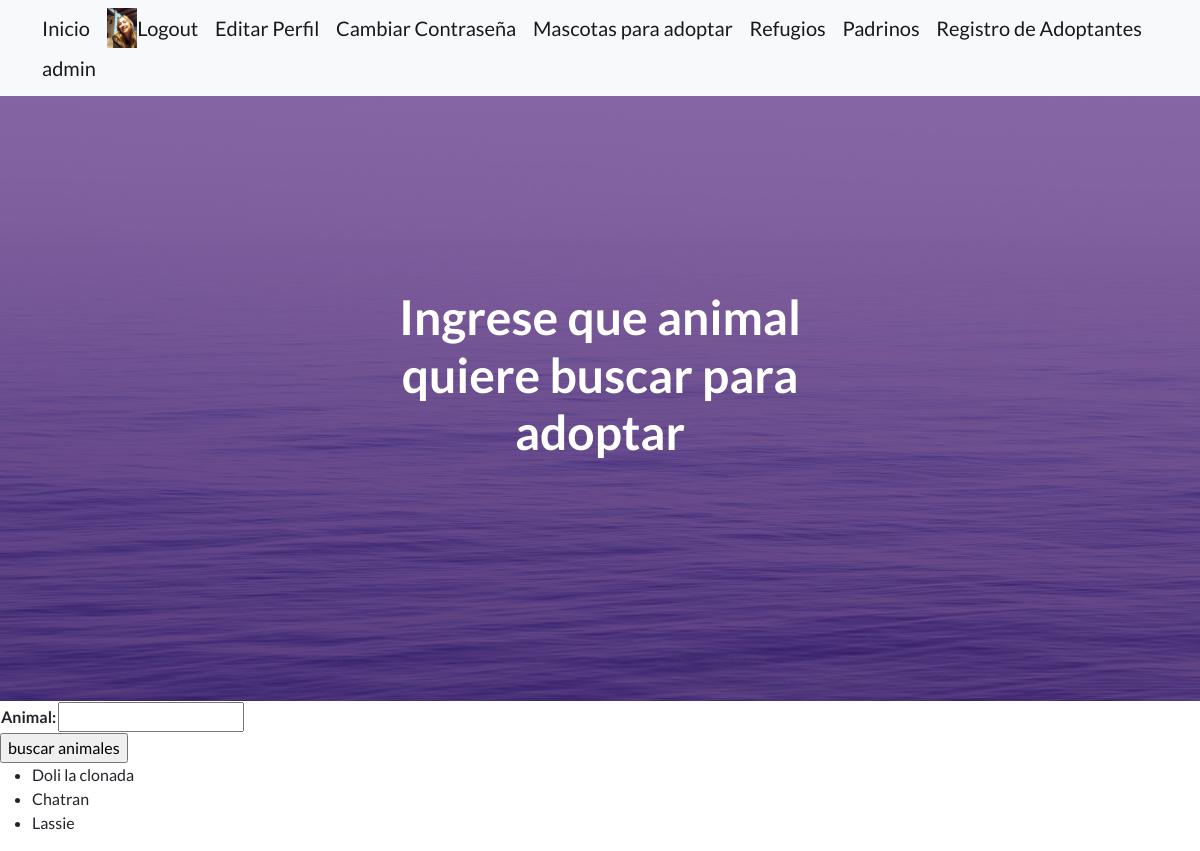
Screenshot of /busqueda/ (signed in) with the database file from the repository.
### DogsApp/models.py (models this page shows, shortened)
class Avatar(models.Model):
    user = models.OneToOneField(User,on_delete=models.CASCADE)
    imagen = models.ImageField(upload_to="avatares", null=True, blank=True)

class Adoptado(models.Model):
    animal=models.CharField(max_length=15)
    nombre= models.CharField(max_length=15)
    edad= models.CharField(max_length=2, default=0,blank=True)
    foto=models.ImageField(upload_to="fotos_adoptados", null=True, blank=True)

### DogsApp/views.py (the view)
# urls.py: path("busqueda/",busquedaview,name="busqueda adoptado"),
def busquedaview(request):
    if request.method == "GET":
        candidato=formbusqueda_adoptado(request.GET)
        if candidato.is_valid():
          animal_a_buscar = candidato.cleaned_data.get("animal")
          animales_encontrados=Adoptado.objects.filter(animal__icontains=animal_a_buscar)
    else:
        animales_encontrados=Adoptado.objects.all
    candidato = formbusqueda_adoptado()
    return render(request,"temp_app/buscar_dog.html", {"candidato":candidato,"animales_encontrados":animales_encontrados})

### DogsApp/forms.py
class formbusqueda_adoptado(forms.Form):
   animal = forms.CharField(max_length=15, required=False)

### DogsApp/templates/temp_app/buscar_dog.html (shortened to what this page needs)
{% extends "padre/padre.html" %}
{% block main %}
<form action ="">
    <table>
        {{candidato}}
    </table>
    <input type = "submit" value="buscar animales">
<form >
{% if animales_encontrados%}
<ul>
    {% for animal in animales_encontrados %}
    <li>{{animal.nombre}} </li>
    {% endfor %}
{% else %}
<p> No hay ningún animal de ese tipo disponible para adopción </p>
{% endif %}
{% endblock main %}
{% block centro %}
Ingrese que animal quiere buscar para adoptar <Base></Base>
{%endblock centro %}

### DogsApp/templates/padre/padre.html (shortened to what this page needs)
<!DOCTYPE html>
<html lang="en">
    {% load static  %}
    <head>
        <link href="https://cdn.jsdelivr.net/npm/bootstrap-icons@1.5.0/font/bootstrap-icons.css" rel="stylesheet" type="text/css" />
        <link href={% static "css/styles.css" %} rel="stylesheet" />
    </head>
    <body>
        <nav class="navbar navbar-light bg-light static-top">
            <div class="container">
                <a class="navbar-brand" href="/">Inicio</a>
                {% if request.user.is_authenticated %}
                {% if request.user.avatar.imagen %}
                <img src="{{request.user.avatar.imagen.url}}" alt ="" height="40px">
                {% endif %}
                <a class="navbar-brand" href='/logout/'>Logout</a>
                <a class="navbar-brand" href={% url "editar perfil"%}{{request.user.name}}>Editar Perfil</a>
                <a class="navbar-brand" href='/cambiar_password/'>Cambiar Contraseña</a>
                {% else %}
                <a class="navbar-brand" href='/registro/'>Registrarse</a>
                <a class="navbar-brand" href="{% url 'login' %}">Login</a>
                {% endif %}
                <a class="navbar-brand" href='/mascotas/'>Mascotas para adoptar</a>
                <a class="navbar-brand" href='/refugio/'>Refugios</a>
                <a class="navbar-brand" href='/padrino/'>Padrinos</a>
                <a class="navbar-brand" href='/adoptante/'>Registro de Adoptantes</a>
                <a class="navbar-brand" href="/admin/">admin</a>
            </div>
        </nav>
        <header class="masthead">
            <div class="container position-relative">
                <div class="row justify-content-center">
                    <div class="col-xl-6">
                        <div class="text-center text-white">
                            <h1 class="mb-5">
                                {% block centro %}{% endblock centro %}
                            </h1>
                        </div>
                    </div>
                </div>
            </div>
        </header>
        <main>
            {% block main %}
            {% endblock main %}</h1>
    </body>
</html>

### rows the page displays
Adoptado: nombre "Doli la clonada"
Adoptado: nombre "Chatran"
Adoptado: nombre "Lassie"
